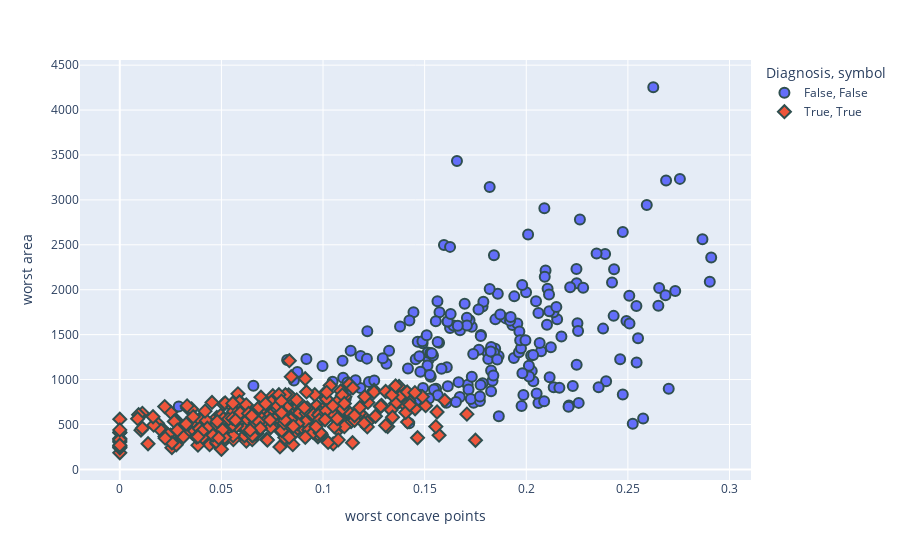

Notebook code for this chart:
### Code cell
produce_scatter_plot(breast_cancer_inputs, breast_cancer_outputs,["mean area","mean smoothness"])

### Figure 1 — Plotly figure (JSON) as saved in the notebook; plotly's stock layout.template omitted (floating-point values rounded to 4 significant figures; data arrays with more than 128 entries replaced by an {"elided": "..."} marker saying what was removed)
{"data": [{"hovertemplate": "Diagnosis=False<br>symbol=False<br>worst concave points=%{x}<br>worst area=%{y}<extra></extra>", "legendgroup": "False, False", "marker": {"color": "#636efa", "line": {"color": "DarkSlateGrey", "width": 2}, "size": 10, "symbol": "circle"}, "mode": "markers", "name": "False, False", "orientation": "v", "showlegend": true, "type": "scatter", "x": {"elided": "212 float values"}, "xaxis": "x", "y": {"elided": "212 float values"}, "yaxis": "y"}, {"hovertemplate": "Diagnosis=True<br>symbol=True<br>worst concave points=%{x}<br>worst area=%{y}<extra></extra>", "legendgroup": "True, True", "marker": {"color": "#EF553B", "line": {"color": "DarkSlateGrey", "width": 2}, "size": 10, "symbol": "diamond"}, "mode": "markers", "name": "True, True", "orientation": "v", "showlegend": true, "type": "scatter", "x": {"elided": "357 float values"}, "xaxis": "x", "y": {"elided": "357 float values"}, "yaxis": "y"}], "layout": {"legend": {"title": {"text": "Diagnosis, symbol"}, "tracegroupgap": 0}, "margin": {"t": 60}, "xaxis": {"anchor": "y", "domain": [0, 1], "title": {"text": "worst concave points"}}, "yaxis": {"anchor": "x", "domain": [0, 1], "title": {"text": "worst area"}}}}
